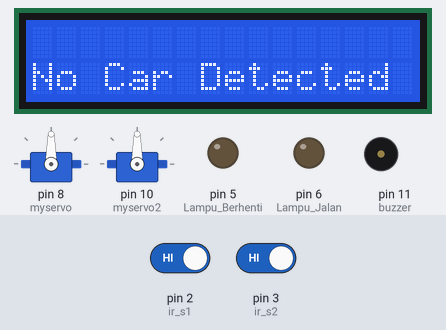
This sketch was run on a simulated Arduino Uno, built with avr-gcc and run on an emulated ATmega328P. Parts: 2 × servo, 16×2 character LCD, output pins drawn as LEDs (lit = HIGH), buzzer (waves = sounding, pin HIGH). The test bench sets the inputs (shaded band); at power-on: pin 2 (ir_s1) HIGH, pin 3 (ir_s2) HIGH.

Above: at 3.3 s.
3.4 s: pin 2 (ir_s1) driven LOW
At 4.4 s:
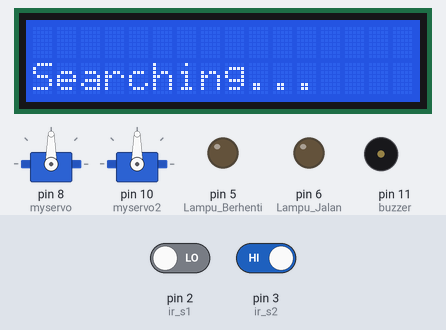
4.9 s: pin 3 (ir_s2) driven LOW
At 5.2 s:
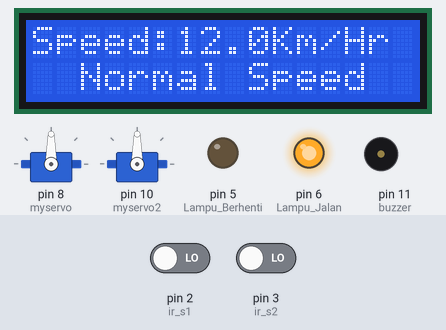
6.4 s: pin 2 (ir_s1) driven HIGH
At 9.1 s:
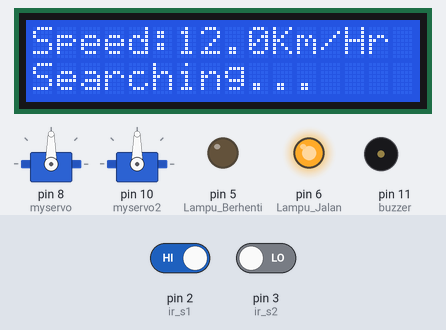
9.4 s: pin 2 (ir_s1) driven LOW
At 9.9 s:
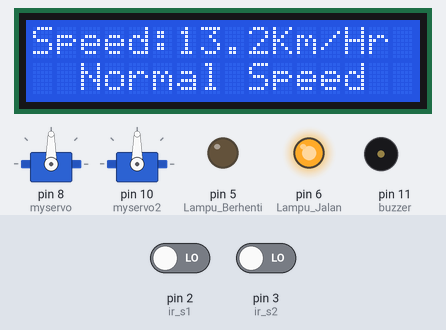
10.9 s: pin 3 (ir_s2) driven HIGH
At 12.8 s:
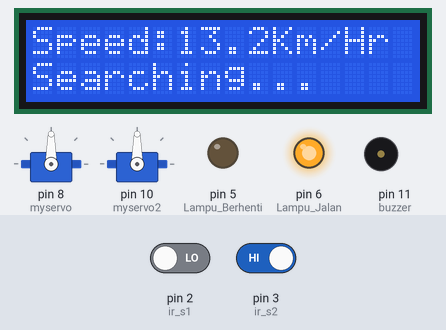
Timing chart, 0 to 14.3 s (numbered marks = the images above; inputs shaded):
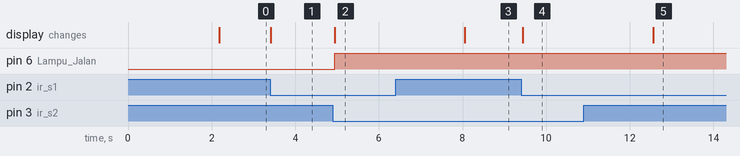

The sketch:

Midnight_TeamDB.ino
```cpp
#include <LiquidCrystal_I2C.h>
#include <Wire.h>
#include <Servo.h>

LiquidCrystal_I2C lcd(0x27, 16, 2);
Servo myservo;
Servo myservo2;
int pos = 0;

float timer1;
float timer2;
float Time;

int flag1 = 0;
int flag2 = 0;
int servoPos = 0;

const float ACTUAL_DISTANCE = 0.2;  // Real distance: 20 cm (0.2 m)
const float SIMULATED_DISTANCE = 5.0; // Fake distance for scaling (5 m)
float speed;

int ir_s1 = 2;
int ir_s2 = 3;
int buzzer = 11;
int Lampu_Berhenti = 5;
int Lampu_Jalan = 6;

void setup() {
  myservo.attach(8);
  myservo2.attach(10);
  Serial.begin(9600);
  lcd.init();
  lcd.backlight();

  pinMode(ir_s1, INPUT);
  pinMode(ir_s2, INPUT);
  pinMode(buzzer, OUTPUT);
  pinMode(Lampu_Berhenti,OUTPUT);
  pinMode(Lampu_Jalan, OUTPUT);

  lcd.clear();
  lcd.begin(16, 2);
  lcd.setCursor(0, 0);
  lcd.print("   WELCOME TO ");
  lcd.setCursor(0, 1);
  lcd.print("Simple Circuits ");
  delay(2000);
  lcd.clear();


}

void loop() {
  if (digitalRead(ir_s1) == LOW && flag1 == 0)
    {
      timer1 = millis(); flag1 = 1;
    }
  if (digitalRead(ir_s2) == LOW && flag2 == 0)
    {
      timer2 = millis(); flag2 = 1;
    }

  if (flag1 == 1 && flag2 == 1) {
    if (timer1 > timer2)
      {
        Time = timer1 - timer2;
      }
    else if (timer2 > timer1)
      {
        Time = timer2 - timer1;
      }
    Time = Time / 1000; // Convert ms to seconds

    speed = (ACTUAL_DISTANCE / Time); // Speed in m/s
    speed = speed * (SIMULATED_DISTANCE / ACTUAL_DISTANCE); // Scale up
    speed = speed * 3.6; // Convert to km/h
  }

  if (speed == 0) {
    lcd.setCursor(0, 1);
    if (flag1 == 0 && flag2 == 0) {
      lcd.print("No Car Detected");
    }else {
      lcd.print("Searching...    ");
      }
  }else {
    lcd.setCursor(0, 0);
    lcd.clear();
    lcd.print("Speed:");
    lcd.print(speed, 1);
    lcd.print("Km/Hr  ");
    lcd.setCursor(0, 1);
    if (speed > 50) {
      lcd.print("  Over Speeding  ");
      digitalWrite(buzzer, HIGH);
      Rangkaian_Lampu_B();
      Servo_Naik();
      delay(2000);
      Servo_Turun_0();
      }else {
        lcd.print("  Normal Speed   ");
        digitalWrite(buzzer, LOW);
        Rangkaian_Lampu_A();
      }
    delay(3000);
    digitalWrite(buzzer, LOW);
    speed = 0;
    flag1 = 0;
    flag2 = 0;
  }
}

void Servo_Naik()
{
  myservo.write(45);
  // servo 2 bergerak COUNTER CLOCKWISE (sudut turun)
  myservo2.write(45);
}

void Servo_Turun_0()
{
  myservo.write(0);
  myservo2.write(0);
}


void Rangkaian_Lampu_A(){
  digitalWrite(Lampu_Berhenti, LOW);
  digitalWrite(Lampu_Jalan, HIGH);
  delay(100);
}

void Rangkaian_Lampu_B(){
  digitalWrite(Lampu_Berhenti, HIGH);
  digitalWrite(Lampu_Jalan, LOW);
  delay(100);
}
```

Measured:
- after the input at 3.4 s, the display: changes at once (image 1)
- after the input at 4.9 s, pin 6 (Lampu_Jalan): LOW → HIGH at once; the display: changes at once (image 2)
- after the input at 6.4 s, pin 5 (Lampu_Berhenti): stays LOW (without the input it goes to HIGH after 1.7 s); pin 6 (Lampu_Jalan): stays HIGH (without the input it goes to LOW after 1.7 s)
- after the input at 9.4 s, the display: changes at once (image 4)
- after the input at 10.9 s, pin 5 (Lampu_Berhenti): stays LOW (without the input it goes to HIGH after 1.7 s); pin 6 (Lampu_Jalan): stays HIGH (without the input it goes to LOW after 1.7 s)
